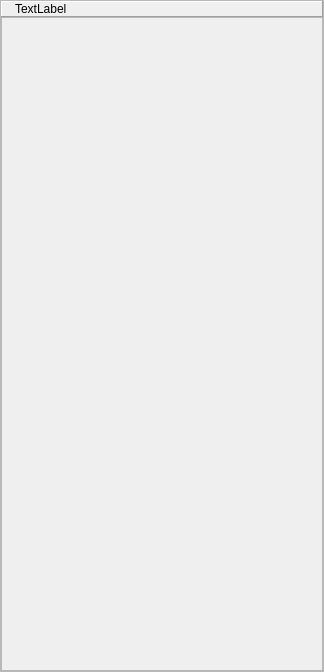
<?xml version="1.0" encoding="UTF-8"?>
<ui version="4.0">
 <class>CPropertiesFrame</class>
 <widget class="QFrame" name="CPropertiesFrame">
  <property name="geometry">
   <rect>
    <x>0</x>
    <y>0</y>
    <width>324</width>
    <height>672</height>
   </rect>
  </property>
  <property name="windowTitle">
   <string>Frame</string>
  </property>
  <property name="styleSheet">
   <string notr="true"/>
  </property>
  <property name="frameShape">
   <enum>QFrame::StyledPanel</enum>
  </property>
  <property name="frameShadow">
   <enum>QFrame::Raised</enum>
  </property>
  <layout class="QVBoxLayout" name="verticalLayout" stretch="0,1">
   <property name="spacing">
    <number>0</number>
   </property>
   <property name="leftMargin">
    <number>0</number>
   </property>
   <property name="topMargin">
    <number>0</number>
   </property>
   <property name="rightMargin">
    <number>0</number>
   </property>
   <property name="bottomMargin">
    <number>0</number>
   </property>
   <item>
    <widget class="QFrame" name="frameHeader">
     <property name="frameShape">
      <enum>QFrame::Panel</enum>
     </property>
     <property name="frameShadow">
      <enum>QFrame::Raised</enum>
     </property>
     <property name="lineWidth">
      <number>1</number>
     </property>
     <layout class="QHBoxLayout" name="horizontalLayout" stretch="0,1">
      <property name="leftMargin">
       <number>0</number>
      </property>
      <property name="topMargin">
       <number>0</number>
      </property>
      <property name="rightMargin">
       <number>0</number>
      </property>
      <property name="bottomMargin">
       <number>0</number>
      </property>
      <item>
       <widget class="QLabel" name="labelIcon">
        <property name="maximumSize">
         <size>
          <width>32</width>
          <height>32</height>
         </size>
        </property>
        <property name="text">
         <string/>
        </property>
       </widget>
      </item>
      <item>
       <widget class="QLabel" name="labelName">
        <property name="text">
         <string>TextLabel</string>
        </property>
       </widget>
      </item>
     </layout>
    </widget>
   </item>
   <item>
    <widget class="QFrame" name="frameResourceProperties">
     <property name="frameShape">
      <enum>QFrame::StyledPanel</enum>
     </property>
     <property name="frameShadow">
      <enum>QFrame::Raised</enum>
     </property>
     <layout class="QGridLayout" name="gridLayout"/>
    </widget>
   </item>
  </layout>
 </widget>
 <resources/>
 <connections/>
</ui>
